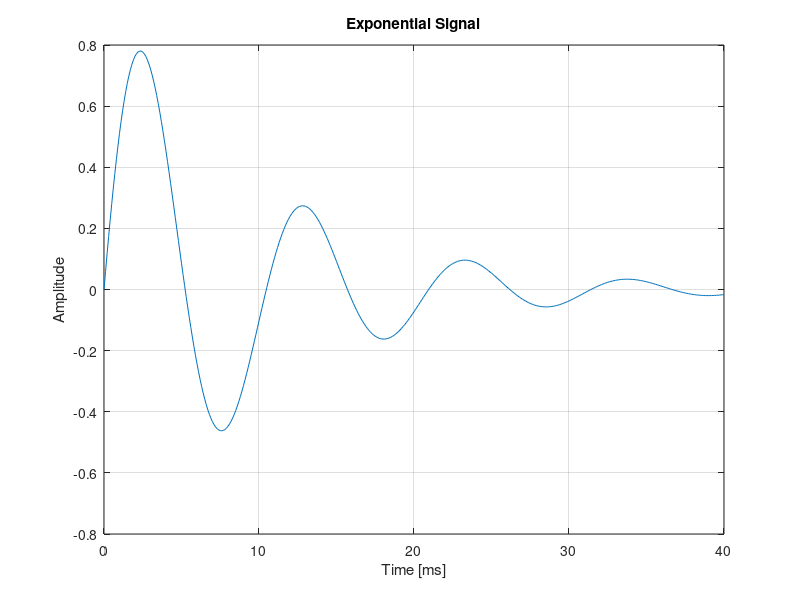

This figure's MATLAB source:
% Generating the signal x(t) = exp(-0.1t)
t = 0 : 0.1 : 40;
x = exp(-0.1 * t) .* sin(0.6 * t);
plot(t, x);
grid;
title('Exponential Signal');
xlabel('Time [ms]');
ylabel('Amplitude');
